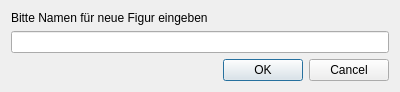
<?xml version="1.0" encoding="UTF-8"?>
<ui version="4.0">
 <class>NewSpriteName</class>
 <widget class="QDialog" name="NewSpriteName">
  <property name="geometry">
   <rect>
    <x>0</x>
    <y>0</y>
    <width>400</width>
    <height>86</height>
   </rect>
  </property>
  <property name="windowTitle">
   <string>Dialog</string>
  </property>
  <layout class="QVBoxLayout" name="verticalLayout">
   <item>
    <widget class="QLabel" name="label">
     <property name="text">
      <string>Bitte Namen für neue Figur eingeben</string>
     </property>
    </widget>
   </item>
   <item>
    <widget class="QLineEdit" name="nameEdit"/>
   </item>
   <item>
    <widget class="QDialogButtonBox" name="buttonBox">
     <property name="orientation">
      <enum>Qt::Horizontal</enum>
     </property>
     <property name="standardButtons">
      <set>QDialogButtonBox::Cancel|QDialogButtonBox::Ok</set>
     </property>
    </widget>
   </item>
  </layout>
 </widget>
 <resources/>
 <connections>
  <connection>
   <sender>buttonBox</sender>
   <signal>accepted()</signal>
   <receiver>NewSpriteName</receiver>
   <slot>accept()</slot>
   <hints>
    <hint type="sourcelabel">
     <x>248</x>
     <y>254</y>
    </hint>
    <hint type="destinationlabel">
     <x>157</x>
     <y>274</y>
    </hint>
   </hints>
  </connection>
  <connection>
   <sender>buttonBox</sender>
   <signal>rejected()</signal>
   <receiver>NewSpriteName</receiver>
   <slot>reject()</slot>
   <hints>
    <hint type="sourcelabel">
     <x>316</x>
     <y>260</y>
    </hint>
    <hint type="destinationlabel">
     <x>286</x>
     <y>274</y>
    </hint>
   </hints>
  </connection>
 </connections>
</ui>
